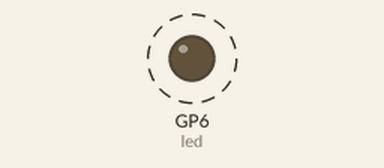
Recording of a program running on a simulated Raspberry Pi Pico running MicroPython. Shown: output pins drawn as LEDs (lit = HIGH). Dashed ring = blinking. What the program prints to the serial console is not drawn.

Above: at 0.5 s.
Timing chart, 0 to 4.6 s (numbered marks = the images above):
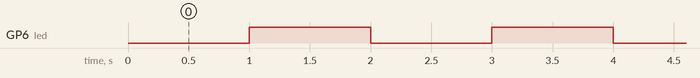

The program:

timer1.py
```python
from machine import Timer, Pin
import time

led = Pin(6, mode=Pin.OUT)
szam0 = 0
szam1 = 0

def interruptHandler(timer):
    led.value(not led.value())
    global szam0
    szam0 += 1
    print("Timer: " + str(szam0))

if __name__ == "__main__":
    soft_timer = Timer(mode=Timer.PERIODIC, period=1000, callback=interruptHandler)

    while True:
        time.sleep(1)
        szam1 += 1
        print("While: " + str(szam1))
```

Measured:
- by itself, GP6 (led): alternates HIGH for 1.0 s and LOW for 1.0 s
